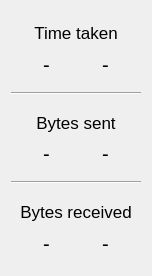
                   <widget class="QWidget" name="scrollAreaContent_StatsGlob_Perf">
                    <property name="geometry">
                     <rect>
                      <x>0</x>
                      <y>0</y>
                      <width>152</width>
                      <height>276</height>
                     </rect>
                    </property>
                    <layout class="QGridLayout" name="gridLayout_46">
                     <item row="1" column="0">
                      <widget class="Line" name="gline_StatsGlob_Perf_1">
                       <property name="orientation">
                        <enum>Qt::Horizontal</enum>
                       </property>
                      </widget>
                     </item>
                     <item row="0" column="0">
                      <widget class="QFrame" name="frame_StatsGlob_Perf_1">
                       <layout class="QGridLayout" name="gridLayout_43">
                        <item row="0" column="0" colspan="2">
                         <widget class="QLabel" name="label_StatsGlob_Perf_Time">
                          <property name="maximumSize">
                           <size>
                            <width>16777215</width>
                            <height>32</height>
                           </size>
                          </property>
                          <property name="font">
                           <font>
                            <pointsize>13</pointsize>
                           </font>
                          </property>
                          <property name="text">
                           <string>Time taken</string>
                          </property>
                          <property name="alignment">
                           <set>Qt::AlignCenter</set>
                          </property>
                         </widget>
                        </item>
                        <item row="1" column="0">
                         <widget class="QLabel" name="label_StatsGlob_Perf_Time_Mean">
                          <property name="maximumSize">
                           <size>
                            <width>16777215</width>
                            <height>32</height>
                           </size>
                          </property>
                          <property name="font">
                           <font>
                            <pointsize>15</pointsize>
                           </font>
                          </property>
                          <property name="text">
                           <string notr="true">-</string>
                          </property>
                          <property name="alignment">
                           <set>Qt::AlignCenter</set>
                          </property>
                         </widget>
                        </item>
                        <item row="1" column="1">
                         <widget class="QLabel" name="label_StatsGlob_Perf_Time_Max">
                          <property name="maximumSize">
                           <size>
                            <width>16777215</width>
                            <height>32</height>
                           </size>
                          </property>
                          <property name="font">
                           <font>
                            <pointsize>15</pointsize>
                           </font>
                          </property>
                          <property name="text">
                           <string notr="true">-</string>
                          </property>
                          <property name="alignment">
                           <set>Qt::AlignCenter</set>
                          </property>
                         </widget>
                        </item>
                       </layout>
                      </widget>
                     </item>
                     <item row="2" column="0">
                      <widget class="QFrame" name="frame_StatsGlob_Perf_2">
                       <layout class="QGridLayout" name="gridLayout_45">
                        <item row="0" column="0" colspan="2">
                         <widget class="QLabel" name="label_StatsGlob_Perf_Sent">
                          <property name="maximumSize">
                           <size>
                            <width>16777215</width>
                            <height>32</height>
                           </size>
                          </property>
                          <property name="font">
                           <font>
                            <pointsize>13</pointsize>
                           </font>
                          </property>
                          <property name="text">
                           <string>Bytes sent</string>
                          </property>
                          <property name="alignment">
                           <set>Qt::AlignCenter</set>
                          </property>
                         </widget>
                        </item>
                        <item row="1" column="0">
                         <widget class="QLabel" name="label_StatsGlob_Perf_Sent_Mean">
                          <property name="maximumSize">
                           <size>
                            <width>16777215</width>
                            <height>32</height>
                           </size>
                          </property>
                          <property name="font">
                           <font>
                            <pointsize>15</pointsize>
                           </font>
                          </property>
                          <property name="text">
                           <string notr="true">-</string>
                          </property>
                          <property name="alignment">
                           <set>Qt::AlignCenter</set>
                          </property>
                         </widget>
                        </item>
                        <item row="1" column="1">
                         <widget class="QLabel" name="label_StatsGlob_Perf_Sent_Max">
                          <property name="maximumSize">
                           <size>
                            <width>16777215</width>
                            <height>32</height>
                           </size>
                          </property>
                          <property name="font">
                           <font>
                            <pointsize>15</pointsize>
                           </font>
                          </property>
                          <property name="text">
                           <string notr="true">-</string>
                          </property>
                          <property name="alignment">
                           <set>Qt::AlignCenter</set>
                          </property>
                         </widget>
                        </item>
                       </layout>
                      </widget>
                     </item>
                     <item row="4" column="0">
                      <widget class="QFrame" name="frame_StatsGlob_Perf_3">
                       <layout class="QGridLayout" name="gridLayout_44">
                        <item row="0" column="0" colspan="2">
                         <widget class="QLabel" name="label_StatsGlob_Perf_Received">
                          <property name="maximumSize">
                           <size>
                            <width>16777215</width>
                            <height>32</height>
                           </size>
                          </property>
                          <property name="font">
                           <font>
                            <pointsize>13</pointsize>
                           </font>
                          </property>
                          <property name="text">
                           <string>Bytes received</string>
                          </property>
                          <property name="alignment">
                           <set>Qt::AlignCenter</set>
                          </property>
                         </widget>
                        </item>
                        <item row="1" column="0">
                         <widget class="QLabel" name="label_StatsGlob_Perf_Received_Mean">
                          <property name="maximumSize">
                           <size>
                            <width>16777215</width>
                            <height>32</height>
                           </size>
                          </property>
                          <property name="font">
                           <font>
                            <pointsize>15</pointsize>
                           </font>
                          </property>
                          <property name="text">
                           <string notr="true">-</string>
                          </property>
                          <property name="alignment">
                           <set>Qt::AlignCenter</set>
                          </property>
                         </widget>
                        </item>
                        <item row="1" column="1">
                         <widget class="QLabel" name="label_StatsGlob_Perf_Received_Max">
                          <property name="maximumSize">
                           <size>
                            <width>16777215</width>
                            <height>32</height>
                           </size>
                          </property>
                          <property name="font">
                           <font>
                            <pointsize>15</pointsize>
                           </font>
                          </property>
                          <property name="text">
                           <string notr="true">-</string>
                          </property>
                          <property name="alignment">
                           <set>Qt::AlignCenter</set>
                          </property>
                         </widget>
                        </item>
                       </layout>
                      </widget>
                     </item>
                     <item row="3" column="0">
                      <widget class="Line" name="gline_StatsGlob_Perf_2">
                       <property name="orientation">
                        <enum>Qt::Horizontal</enum>
                       </property>
                      </widget>
                     </item>
                    </layout>
                   </widget>
